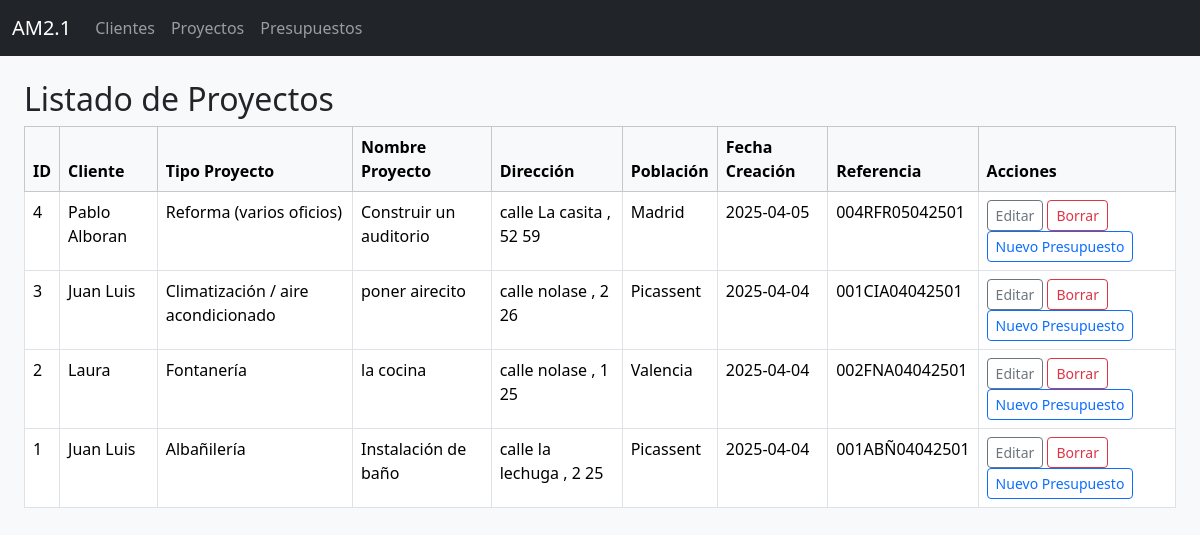
Screenshot of /proyectos with the database file from the repository.
### tables this page shows
CREATE TABLE proyectos (
            id INTEGER PRIMARY KEY AUTOINCREMENT,
            id_cliente INTEGER NOT NULL,
            tipo_proyecto TEXT NOT NULL,
            calle TEXT,
            nombre_via TEXT,
            numero TEXT,
            puerta TEXT,
            codigo_postal TEXT,
            poblacion TEXT,
            nombre_proyecto TEXT,
            fecha_creacion TEXT,
            referencia TEXT UNIQUE,
            FOREIGN KEY (id_cliente) REFERENCES clientes(id) ON DELETE CASCADE
        );

CREATE TABLE clientes (
            id INTEGER PRIMARY KEY AUTOINCREMENT,
            nombre TEXT NOT NULL,
            tipo_via TEXT,
            nombre_via TEXT,
            numero_via TEXT,
            puerta TEXT,
            codigo_postal TEXT,
            cif_nif TEXT,
            telefono1 TEXT,
            telefono2 TEXT,
            telefono3 TEXT,
            telefono4 TEXT,
            mail1 TEXT,
            mail2 TEXT,
            poblacion TEXT
        , notas TEXT, tipo_cliente TEXT, categoria_cliente TEXT);

### proyectos.py (the view)
@proyectos_bp.route("/proyectos", endpoint="listar_proyectos")
def listar_proyectos():
    proyectos = db.execute_query("""
        SELECT pr.id, cl.nombre, pr.tipo_proyecto, pr.nombre_proyecto, pr.calle,
               pr.nombre_via, pr.numero, pr.puerta, pr.poblacion,
               pr.fecha_creacion, pr.referencia
        FROM proyectos pr
        JOIN clientes cl ON pr.id_cliente = cl.id
        ORDER BY pr.id DESC
    """, fetch=True)
    return render_template("proyectos_list.html", proyectos=proyectos)

### dbhelper.py (called while the page is built)
    def execute_query(self, query, params=(), fetch=False, fetchone=False):
        with sqlite3.connect(self.db_path) as conn:
            conn.row_factory = sqlite3.Row  # Permite acceder a columnas por nombre
            cursor = conn.cursor()
            cursor.execute(query, params)
            result = None
            if fetch:
                result = cursor.fetchall()
            elif fetchone:
                result = cursor.fetchone()
            else:
                result = cursor.lastrowid
            conn.commit()
        return result

### templates/proyectos_list.html
{% extends "layout.html" %}
{% block content %}
<div class="container-fluid mt-4">
  <h2>Listado de Proyectos</h2>
  <table class="table table-bordered table-hover w-100">
    <thead class="table-light">
      <tr>
        <th>ID</th>
        <th>Cliente</th>
        <th>Tipo Proyecto</th>
        <th>Nombre Proyecto</th>
        <th>Dirección</th>
        <th>Población</th>
        <th>Fecha Creación</th>
        <th>Referencia</th>
        <th>Acciones</th>
      </tr>
    </thead>
    <tbody>
      {% for proyecto in proyectos %}
      <tr>
        <td>{{ proyecto[0] }}</td>
        <td>{{ proyecto[1] }}</td>
        <td>{{ proyecto[2] }}</td>
        <td>{{ proyecto[3] }}</td>
        <td>
          {{ proyecto[4] or '' }} {{ proyecto[5] or '' }}
          {% if proyecto[6] %}, {{ proyecto[6] }}{% endif %}
          {% if proyecto[7] %} {{ proyecto[7] }}{% endif %}
        </td>
        <td>{{ proyecto[8] or '' }}</td>
        <td>{{ proyecto[9] }}</td>
        <td>{{ proyecto[10] }}</td>
        <td>
          <a href="{{ url_for('proyectos_bp.editar_proyecto', id=proyecto[0]) }}" class="btn btn-sm btn-outline-secondary">Editar</a>
          <form action="{{ url_for('proyectos_bp.borrar_proyecto', id=proyecto[0]) }}" method="post" style="display:inline;">
            <button type="submit" class="btn btn-sm btn-outline-danger">Borrar</button>
          </form>
          <a href="{{ url_for('presupuestos_bp.nuevo_presupuesto') }}?proyecto_id={{ proyecto[0] }}" class="btn btn-sm btn-outline-primary">Nuevo Presupuesto</a>
        </td>
      </tr>
      {% endfor %}
    </tbody>
  </table>
</div>
{% endblock %}

### templates/layout.html (shortened to what this page needs)
<!DOCTYPE html>
<html lang="es">
<head>
  <link href="https://cdn.jsdelivr.net/npm/bootstrap@5.3.3/dist/css/bootstrap.min.css" rel="stylesheet">
</head>
<link rel="stylesheet" href="{{ url_for('static', filename='custom.css') }}">
<body class="bg-light">
  <nav class="navbar navbar-expand-lg navbar-dark bg-dark">
    <div class="container-fluid">
      <a class="navbar-brand" href="{{ url_for('index') }}">AM2.1</a>
      <div class="collapse navbar-collapse">
        <ul class="navbar-nav me-auto mb-2 mb-lg-0">
          <li class="nav-item">
            <a class="nav-link" href="{{ url_for('clientes_bp.listar_clientes') }}">Clientes</a>
          </li>
          <li class="nav-item">
            <a class="nav-link" href="{{ url_for('proyectos_bp.listar_proyectos') }}">Proyectos</a>
          </li>
          <li class="nav-item">
            <a class="nav-link" href="{{ url_for('presupuestos_bp.listar_presupuestos') }}">Presupuestos</a>
          </li>
        </ul>
      </div>
    </div>
  </nav>
  <div class="container-fluid mt-4">
    {% block content %}
    {% endblock %}
  </div>
</body>
</html>

### rows the page displays
proyectos: id "4", nombre "Pablo Alboran", tipo_proyecto "Reforma (varios oficios)", nombre_proyecto "Construir un auditorio", calle "calle", nombre_via "La casita", numero "52", puerta "59", poblacion "Madrid", fecha_creacion "2025-04-05", referencia "004RFR05042501"
proyectos: id "3", nombre "Juan Luis", tipo_proyecto "Climatización / aire acondicionado", nombre_proyecto "poner airecito", calle "calle", nombre_via "nolase", numero "2", puerta "26", poblacion "Picassent", fecha_creacion "2025-04-04", referencia "001CIA04042501"
proyectos: id "2", nombre "Laura", tipo_proyecto "Fontanería", nombre_proyecto "la cocina", calle "calle", nombre_via "nolase", numero "1", puerta "25", poblacion "Valencia", fecha_creacion "2025-04-04", referencia "002FNA04042501"
proyectos: id "1", nombre "Juan Luis", tipo_proyecto "Albañilería", nombre_proyecto "Instalación de baño", calle "calle", nombre_via "la lechuga", numero "2", puerta "25", poblacion "Picassent", fecha_creacion "2025-04-04", referencia "001ABÑ04042501"
